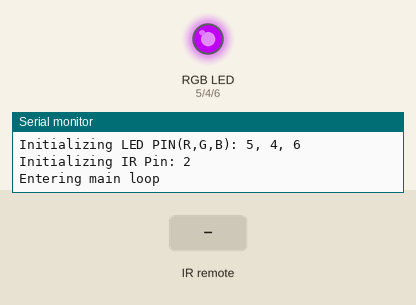
Bench run of a sketch on a simulated Arduino Uno, built with avr-gcc and run on an emulated ATmega328P. Parts: an RGB LED mixed from three pins (HIGH = lit), the last lines printed to the serial monitor. Inputs (shaded band) come from the test bench. Dim RGB values are drawn brighter than linear.

Above: at 1.25 s.
1.3 s: infrared code 0xFF1AE5 received
At 1.45 s:
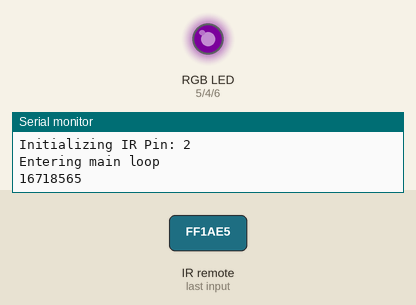
4.3 s: infrared code 0xFF9A65 received
At 4.71 s:
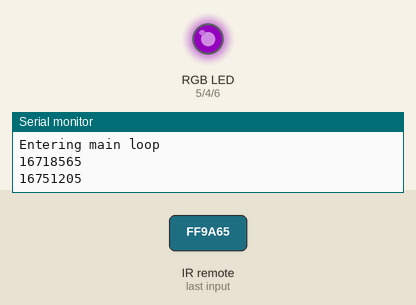
7.3 s: infrared code 0xFFA25D received
At 8.02 s:
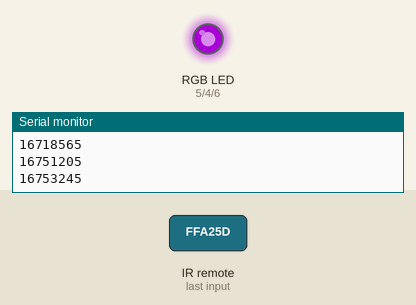
Timing chart, 0 to 25.3 s (numbered marks = the images above; inputs shaded):
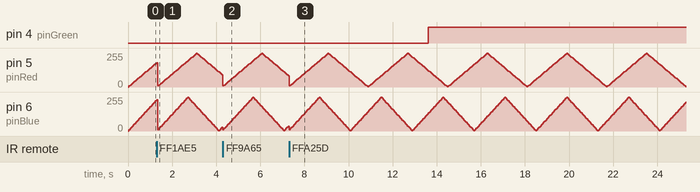

The sketch:

v2.ino
```cpp
#include "LedFunction.h"

// literals that corraspond to GPIO Pins
#define LED_RED 5
#define LED_GREEN 4
#define LED_BLUE 6

/// our mode and LED object
LED::IrMode modeRefference = LED::ModeSmooth;
LED led( LED_RED, LED_GREEN, LED_BLUE );

// variables holding Value of output RGB pins {0-255}
uint8_t pinValRed = 0;
uint8_t pinValGreen = 0;
uint8_t pinValBlue = 0;

// direction of velocity & accel
int8_t redSpeed = 0;
int8_t redAccel = 0;
int8_t redDirUp = true; // keep track of direction of movement
int8_t greenSpeed = 0;
int8_t greenAccel = 0;
int8_t greenDirUp = true; // keep track of direction of movement
int8_t blueSpeed = 0;
int8_t blueAccel = 0;
int8_t blueDirUp = true; // keep track of direction of movement

// flag to represent a new mode
bool modeSwap = true;

// prototypes that will hold the type of mode algorithms
void modeSmooth();
// use this in the beginning of each method, as this will make sure the lights can transition properly
bool isNewMode( uint8_t red, uint8_t green, uint8_t blue );
void refreshSpeeds();

void setup()
{
  Serial.begin(9600);
  Serial.println("Initializing Program");
  // must do these before anything
  led.initLights();
  led.initIR();
  Serial.println("Entering main loop");
}

void loop()
{
  // if IR input presents itself, then lets get the code and update our global mode
  if ( led.irActive() )
  {
    // get desire mode
    LED::IrMode mode = led.getMode();
    // update our reference if the mode is true
    if ( mode != LED::NONE )
    {
      modeRefference = mode;
      modeSwap = true;
    }
  }

  switch( modeRefference )
  {

    case LED::ModeBusting :
      modeSmooth(); // replace with new mode
      break;
    case LED::ModeFlash :
      modeSmooth(); // replace
      break;
    case LED::ModeSmooth :
      modeSmooth();
      break;
    default :
      modeSmooth();
      break;

  }

  delay(50); // wait some period ms
}

bool isNewMode( uint8_t red, uint8_t green, uint8_t blue )
{
  if ( modeSwap )
  {
    modeSwap = false;
    pinValRed = red;
    pinValGreen = green;
    pinValBlue = blue;
    return true;
  }
  return false;
}
void refreshSpeeds()
{
redSpeed = 0;
redAccel = 0;
redDirUp = true; // keep track of direction of movement
greenSpeed = 0;
greenAccel = 0;
greenDirUp = true; // keep track of direction of movement
blueSpeed = 0;
blueAccel = 0;
blueDirUp = true; // keep track of direction of movement
}

void modeSmooth()
{
  if ( isNewMode( 1, 1, 1) )
  {
    redSpeed = 7;
    greenSpeed = 1;
    blueSpeed = 9;
  }

  if( ((( int ) pinValRed + redSpeed ) > 255 ) || ((( int ) pinValRed + redSpeed ) < 0 ))
  {
      redDirUp = !redDirUp;
      redSpeed = redSpeed * -1;
  }
  if( ((( int ) pinValGreen + greenSpeed ) > 255 ) || ((( int ) pinValGreen + greenSpeed ) < 0 ))
  {
      greenDirUp = !greenDirUp;
      greenSpeed = greenSpeed * -1;
  }
  if( ((( int ) pinValBlue + blueSpeed ) > 255 ) || ((( int ) pinValBlue + blueSpeed ) < 0 ))
  {
      blueDirUp = !blueDirUp;
      blueSpeed = blueSpeed * -1;
  }
  pinValRed += redSpeed;
  pinValGreen += greenSpeed;
  pinValBlue += blueSpeed;

  led.setLight( pinValRed, pinValGreen, pinValBlue );
  //Serial.println( pinValRed );

}
```

LedFunction.cpp
```cpp
#include "LedFunction.h"

// default constructor
LED::LED(): IR{2}
{
  pinRed = 5;
  pinGreen = 4;
  pinBlue = 6;
  irPin = 2;
}

// user specific constructor. irPin can be ignore
LED::LED( int red, int green, int blue, int irPin ) : IR{irPin}
{
  pinRed = red;
  pinGreen = green;
  pinBlue = blue;
  this->irPin = irPin;
}


// will use the code created from the IR sensor and will shoot out
// a enum value representing the requested mode
// @return IrMode enum value represented from IR input
LED::IrMode LED::getMode()
{
  IrMode res = NONE;
  if(IR.decode(&resultsIR)){
    Serial.println(resultsIR.value);
    IR.resume(); // resume receiver

    // this next part will iterate through the modes and return based on position.
    // codes will go left to right then top to bottom starting at red, using the basic LED
    // remote given from amazon
    switch( resultsIR.value )
    {
      //Off button code value = 16712445
      //Row 1
      case 16718565: return (IrMode)(res + 1);
      case 16751205: return (IrMode)(res + 2);
      case 16753245: return (IrMode)(res + 3);
      case 16720605: return (IrMode)(res + 4);
      // row 2
      case 16722645: return (IrMode)(res + 5);
      case 16755285: return (IrMode)(res + 6);
      case 16749165: return (IrMode)(res + 7);
      case 16716525: return (IrMode)(res + 8);
      // row 3
      case 16714485: return (IrMode)(res + 9);
      case 16747125: return (IrMode)(res + 10);
      case 16757325: return (IrMode)(res + 10);
      case 16724685: return (IrMode)(res + 10);
      // row 4
      case 16726215: return (IrMode)(res + 10);
      case 16758855: return (IrMode)(res + 11);
      case 16742535: return (IrMode)(res + 12);
      case 16775175: return (IrMode)(res + 13);

    }
  }
  return res;
}

// sets the output of each pin values 0 - 255
// @param[in] red analog value set to pin red
// @param[in] green analog value set to pin green
// @param[in] blue analog value set to pin blue
void LED::setLight( uint8_t red, uint8_t green, uint8_t blue )
{
  analogWrite( pinRed, red );
  analogWrite( pinGreen, green );
  analogWrite( pinBlue, blue );
}


// initialize Pins for LED lights
void LED::initLights()
{
  Serial.print("Initializing LED PIN(R,G,B): ");
  Serial.print( pinRed );
  Serial.print( ", " );
  Serial.print( pinGreen );
  Serial.print( ", " );
  Serial.println( pinBlue );
  pinMode( pinRed, OUTPUT );
  pinMode( pinGreen, OUTPUT );
  pinMode( pinBlue, OUTPUT );
  pinMode( pinRed, LOW );
  pinMode( pinGreen, LOW );
  pinMode( pinBlue, LOW );
}

// initialize Pins for IR Sensor
void LED::initIR()
{
 Serial.print("Initializing IR Pin: ");
 Serial.println( irPin );
 IR.enableIRIn();
 randomSeed( analogRead( 0 ));
}

// check state of IR pin
// @return "true" if there input in the pin
bool LED::irActive()
{
    if( IR.decode( &resultsIR ))
    {
        return true;
    }
    else
        return false;
}
```

LedFunction.h
```cpp
#define _LEDFUNCTION_H_
#ifdef _LEDFUNCTION_H_

#include <Arduino.h>
#include <SoftwareSerial.h>
#include <IRremote.h>
#include <IRremoteInt.h>

class LED
{
public:
  // ---------------------- constructors ------------------------------------
  LED();
  LED( int red, int green, int blue, int irPin = 2 );

  //----------------------- enum -----------------------------------------------
  // defining the type of signal recieve from IR sensor. should correspond to some type of pattern
  enum IrMode
  {
    NONE = 0,
    ModeBusting,
    ModeFlash,
    ModeSmooth = 5
  };

  // ------------------------------- initialization ---------------------------------
  // methods that initialize pins in GPIO
  void initLights();
  void initIR();

  //-------------------- bread and butter methods--------------------------------
  // links the IR code to a certain name
  IrMode getMode();
  // sets the output of each pin values 0 - 255
  void setLight( uint8_t red, uint8_t green, uint8_t blue );
  // utility methods
  bool irActive();

private:

  //variables / structs
  uint8_t irPin;
  uint8_t pinRed;
  uint8_t pinGreen;
  uint8_t pinBlue;
  decode_results resultsIR;
  IRrecv IR;


};

//extern something();
#endif // _LEDFUNCTION_H_
```
